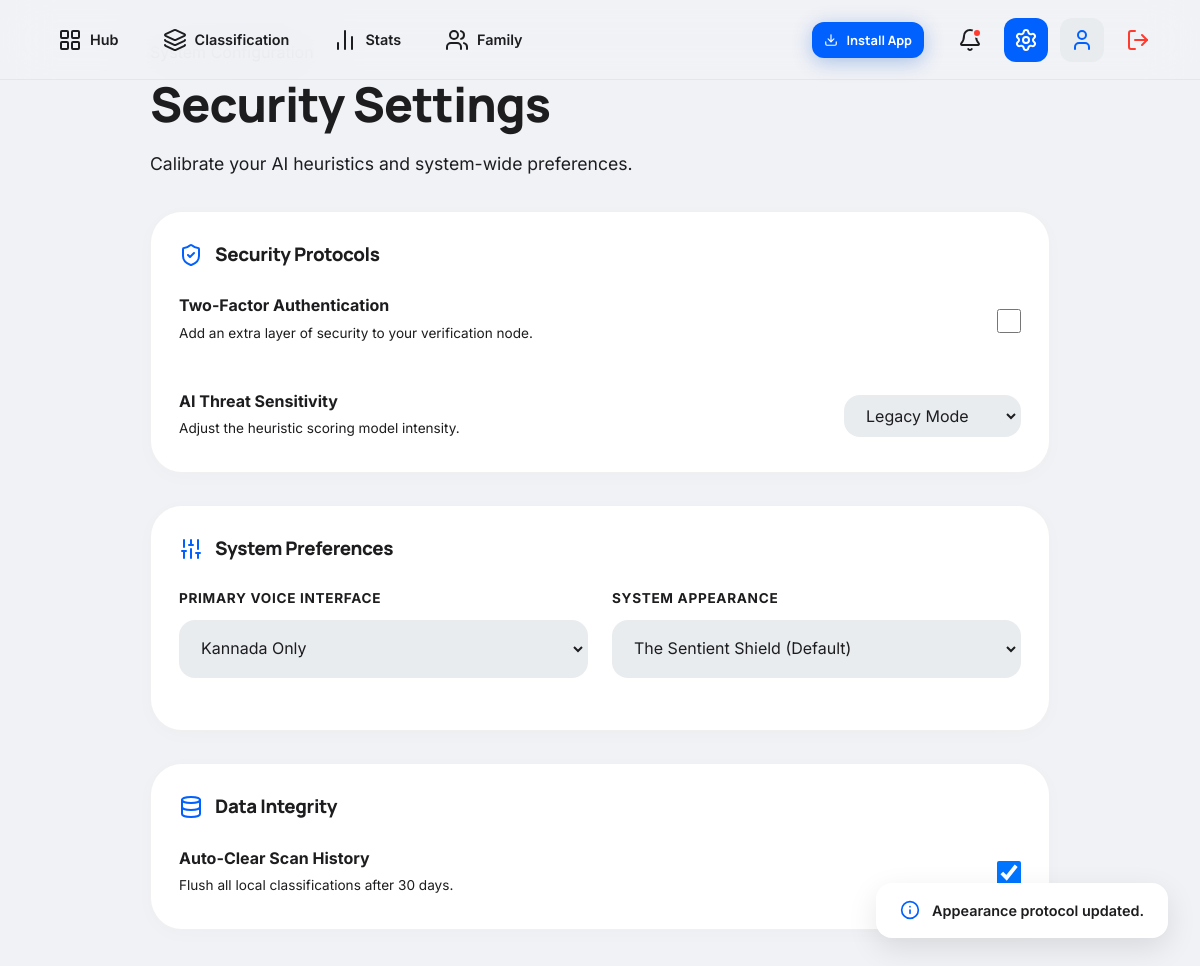
The app's page /settings (signed in) with its own data.
### tables this page shows
CREATE TABLE users (
        id INTEGER PRIMARY KEY AUTOINCREMENT,
        email TEXT UNIQUE NOT NULL,
        otp TEXT
    , name TEXT, state TEXT, phone TEXT, address TEXT, password TEXT, country TEXT, emergency_contact TEXT, whatsapp_number TEXT, has_seen_tour INTEGER DEFAULT 0, theme TEXT DEFAULT 'default', two_factor INTEGER DEFAULT 0, sensitivity TEXT DEFAULT 'Balanced', auto_clear_history INTEGER DEFAULT 1, loyalty_points INTEGER DEFAULT 100, is_admin INTEGER DEFAULT 0, voice_interface TEXT DEFAULT 'English + Kannada (Sequential)');

### app.py (the view)
@app.route("/settings")
def settings():
    if not session.get("logged_in"): return redirect("/")
    if session.get("admin_verified"): return redirect("/admin")
    conn = get_db()
    cursor = conn.cursor()
    cursor.execute("SELECT * FROM users WHERE email=?", (session.get("email"),))
    user = dict(cursor.fetchone())
    conn.close()
    return render_template("settings.html", user=user)

### database.py (called while the page is built)
def get_db():
    db_path = os.getenv("DATABASE_PATH", "database.db")
    conn = sqlite3.connect(db_path)
    conn.row_factory = sqlite3.Row
    return conn

### templates/settings.html (shortened to what this page needs)
<!DOCTYPE html>
<html lang="en">
<head>
    <link rel="stylesheet" href="{{ url_for('static', filename='style.css') }}">
</head>
<body>
    <nav class="top-nav">
        <div class="nav-wrapper">
            <div class="nav-container">
                <a href="/dashboard" class="nav-link"><i data-lucide="layout-grid"></i> Hub</a>
                <a href="/classification" class="nav-link"><i data-lucide="layers"></i> Classification</a>
                <a href="/analytics" class="nav-link"><i data-lucide="bar-chart-2"></i> Stats</a>
                <a href="/family" class="nav-link"><i data-lucide="users"></i> Family</a>
            </div>
            <div class="nav-right">
                <button id="pwa-install-btn" class="btn btn-primary pulsing-install" style="display: inline-flex; align-items: center; gap: 8px; font-size: 0.8rem; padding: 6px 12px; margin-right: 12px; border-radius: 12px; background: var(--primary); color: white; border: none; cursor: pointer; font-weight: 700;">
                    <i data-lucide="download" style="width: 14px;"></i> Install App
                </button>
                <button class="nav-icon-btn" onclick="toggleNotifications(event)">
                    <i data-lucide="bell"></i>
                    <span id="notif-badge" class="notification-badge"></span>
                </button>
                <a href="/settings" class="nav-icon-btn active" style="background: var(--primary); color: white;">
                    <i data-lucide="settings"></i>
                </a>
                <a href="/profile" class="nav-icon-btn" style="background: var(--surface-container-low); color: var(--primary);">
                    <i data-lucide="user"></i>
                </a>
                <a href="/logout" class="nav-icon-btn text-danger" title="Logout">
                    <i data-lucide="log-out"></i>
                </a>
            </div>
        </div>
    </nav>
    <div id="toast-container" class="toast-container"></div>
    <main class="main-content animate-fade-in">
        <div class="settings-container">
            <header class="editorial-header">
                <span class="editorial-cap">System Configuration</span>
                <h1 style="font-size: 3rem; margin: 0;">Security Settings</h1>
                <p style="color: var(--on-surface-variant); font-size: 1.1rem; margin-top: 8px;">Calibrate your AI heuristics and system-wide preferences.</p>
            </header>
            <div class="bento-card" style="margin-top: 32px;">
                <div style="display: flex; align-items: center; gap: 12px; margin-bottom: 24px;">
                    <i data-lucide="shield-check" style="color: var(--primary);"></i>
                    <h3 style="margin: 0;">Security Protocols</h3>
                </div>
                <div style="display: flex; flex-direction: column; gap: 20px;">
                    <div style="display: flex; justify-content: space-between; align-items: center;">
                        <div>
                            <p style="font-weight: 700; margin: 0;">Two-Factor Authentication</p>
                            <p style="font-size: 0.85rem; color: var(--on-surface-variant); margin: 4px 0;">Add an extra layer of security to your verification node.</p>
                        </div>
                        <input type="checkbox" {% if user.two_factor %}checked{% endif %} onchange="handleSettingChange('2FA', this.checked)" style="width: 24px; height: 24px; cursor: pointer;">
                    </div>
                    <div style="display: flex; justify-content: space-between; align-items: center;">
                        <div>
                            <p style="font-weight: 700; margin: 0;">AI Threat Sensitivity</p>
                            <p style="font-size: 0.85rem; color: var(--on-surface-variant); margin: 4px 0;">Adjust the heuristic scoring model intensity.</p>
                        </div>
                        <select class="form-input" onchange="handleSettingChange('Sensitivity', this.value)" style="width: auto; padding: 8px 16px;">
                            <option {% if user.sensitivity == 'Legacy Mode' %}selected{% endif %}>Legacy Mode</option>
                        </select>
                    </div>
                </div>
            </div>
            <div class="bento-card" style="margin-top: 32px;">
                <div style="display: flex; align-items: center; gap: 12px; margin-bottom: 24px;">
                    <i data-lucide="sliders" style="color: var(--primary);"></i>
                    <h3 style="margin: 0;">System Preferences</h3>
                </div>
                <div class="form-grid">
                    <div class="form-group">
                        <label class="label">Primary Voice Interface</label>
                        <select class="form-input" onchange="handleSettingChange('Voice Interface', this.value)">
                            <option {% if user.voice_interface == 'Kannada Only' %}selected{% endif %}>Kannada Only</option>
                        </select>
                    </div>
                    <div class="form-group">
                        <label class="label">System Appearance</label>
                        <select class="form-input" onchange="handleSettingChange('Appearance', this.value)">
                            <option value="default" {% if user.theme == 'default' %}selected{% endif %}>The Sentient Shield (Default)</option>
                        </select>
                    </div>
                </div>
            </div>
            <div class="bento-card" style="margin-top: 32px;">
                <div style="display: flex; align-items: center; gap: 12px; margin-bottom: 24px;">
                    <i data-lucide="database" style="color: var(--primary);"></i>
                    <h3 style="margin: 0;">Data Integrity</h3>
                </div>
                <div style="display: flex; justify-content: space-between; align-items: center;">
                    <div>
                        <p style="font-weight: 700; margin: 0;">Auto-Clear Scan History</p>
                        <p style="font-size: 0.85rem; color: var(--on-surface-variant); margin: 4px 0;">Flush all local classifications after 30 days.</p>
                    </div>
                    <input type="checkbox" {% if user.auto_clear_history %}checked{% endif %} onchange="handleSettingChange('Auto-Clear', this.checked)" style="width: 24px; height: 24px; cursor: pointer;">
                </div>
            </div>
        </div>
    </main>
<script src="{{ url_for('static', filename='pwa.js') }}"></script></body>
</html>

### static/style.css (style rules this page uses)
:root { --primary: #0061ff; --primary-light: #e6f0ff; --primary-dark: #004dc7; --accent: #5e5ce6; --bg-app: #f0f2f5; --bg-card: #ffffff; --bg-sidebar: rgba(240, 242, 245, 0.82); --primary-container: #004dc7; --surface: #f0f2f5; --surface-container-low: #e9ecef; --surface-container-lowest: #ffffff; --radius-chat: 24px 24px 24px 4px; --text-main: #1d1d1f; --text-muted: #86868b; --text-on-primary: #ffffff; --success: #34c759; --danger: #ff3b30; --warning: #ff9500; --info: #007aff; --radius-full: 9999px; --radius-xl: 32px; --radius-lg: 24px; --radius-md: 16px; --radius-sm: 8px; --shadow-sm: 0 2px 8px rgba(0, 0, 0, 0.04); --shadow-md: 0 10px 30px rgba(0, 0, 0, 0.06); --shadow-lg: 0 20px 50px rgba(0, 0, 0, 0.1); --sidebar-width: 80px; --header-height: 80px; --panel-right-width: 380px; }
* { margin: 0; padding: 0; box-sizing: border-box; -webkit-tap-highlight-color: transparent; }
body { background: var(--bg-app); color: var(--text-main); font-family: 'Inter', sans-serif; line-height: 1.6; overflow-x: hidden; min-height: 100vh; }
h1, h2, h3, h4, .headline { font-family: 'Manrope', sans-serif; font-weight: 800; letter-spacing: -0.02em; }
.pulsing-install { animation: pulse 2s infinite; }
.top-nav { position: fixed; top: 0; left: 0; right: 0; height: 80px; background: rgba(241, 243, 246, 0.85); backdrop-filter: blur(24px) saturate(180%); -webkit-backdrop-filter: blur(24px) saturate(180%); border-bottom: 1px solid rgba(0,0,0,0.05); display: flex; align-items: center; justify-content: center; padding: 0 40px; z-index: 1000; }
.nav-wrapper { display: flex; justify-content: space-between; align-items: center; width: 100%; max-width: 1400px; }
.nav-container { display: flex; gap: 8px; align-items: center; overflow-x: auto; scrollbar-width: none; }
.nav-link { color: var(--on-surface-variant); text-decoration: none; font-weight: 600; font-size: 0.9rem; transition: all 0.3s cubic-bezier(0.16, 1, 0.3, 1); display: flex; align-items: center; gap: 8px; padding: 10px 18px; border-radius: 50px; white-space: nowrap; }
.nav-right { display: flex; gap: 12px; align-items: center; }
.nav-icon-btn { width: 44px; height: 44px; border-radius: 12px; display: flex; align-items: center; justify-content: center; color: var(--on-surface-variant); transition: all 0.3s cubic-bezier(0.16, 1, 0.3, 1); cursor: pointer; position: relative; background: transparent; border: none; }
.notification-badge { position: absolute; top: 10px; right: 10px; width: 10px; height: 10px; background: var(--danger); border-radius: 50%; border: 2px solid var(--surface); display: none; }
.main-content { margin-top: var(--nav-height); padding: 40px 24px; max-width: 1200px; margin-left: auto; margin-right: auto; }
.bento-card { background: var(--bg-card); border-radius: var(--radius-xl); padding: 28px; border: 1px solid rgba(0,0,0,0.06); box-shadow: 0 4px 20px rgba(0,0,0,0.02); transition: transform 0.4s cubic-bezier(0.16, 1, 0.3, 1), box-shadow 0.4s; display: flex; flex-direction: column; }
.btn { padding: 14px 28px; border-radius: var(--radius-xl); font-weight: 700; font-size: 0.95rem; border: none; cursor: pointer; display: inline-flex; align-items: center; justify-content: center; gap: 10px; transition: all 0.3s cubic-bezier(0.16, 1, 0.3, 1); font-family: 'Manrope', sans-serif; }
.btn-primary { background: linear-gradient(135deg, #0061ff, #004dc7); color: #ffffff !important; box-shadow: 0 4px 20px rgba(0, 77, 199, 0.3); border: 1px solid rgba(255,255,255,0.1); }
.form-input { width: 100%; background: var(--surface-container-low); border: 2px solid transparent; border-radius: var(--radius-md); padding: 16px; color: var(--on-surface); font-size: 1rem; transition: all 0.3s; font-family: 'Inter', sans-serif; }
.animate-fade-in { animation: fadeIn 0.6s cubic-bezier(0.16, 1, 0.3, 1) forwards; }
.text-danger { color: var(--danger); }
.toast-container { position: fixed; bottom: 32px; right: 32px; display: flex; flex-direction: column; gap: 12px; z-index: 10000; }

### templates/settings.html (style rules this page uses)
.settings-container { max-width: 900px; margin: 0 auto; }
.form-grid { display: grid; grid-template-columns: 1fr 1fr; gap: 24px; }
.form-group { margin-bottom: 24px; }
.label { display: block; font-weight: 700; font-size: 0.85rem; margin-bottom: 10px; color: var(--on-surface-variant); text-transform: uppercase; letter-spacing: 0.05em; }

### records on screen
users: sensitivity "Legacy Mode", voice_interface "Kannada Only", theme "The Sentient Shield (Default)", auto_clear_history "☑"
